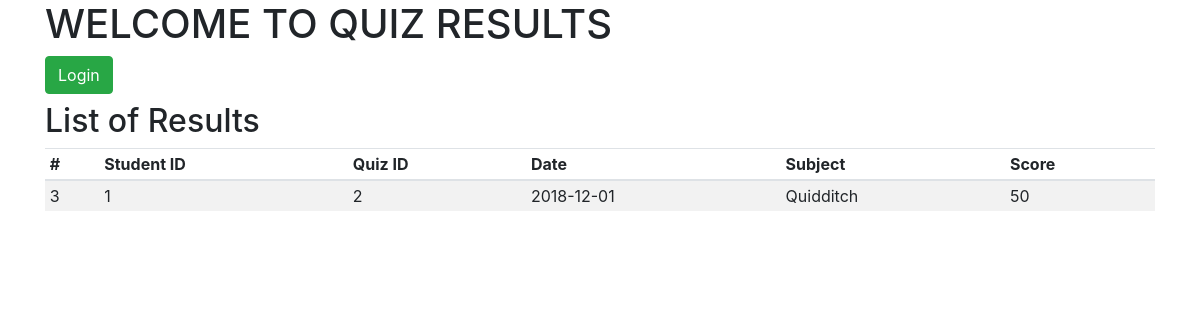
The app's page /quiz/2/results with its own data.
### tables this page shows
CREATE TABLE results (
    id            INTEGER  PRIMARY KEY AUTOINCREMENT,
    student_id       INTEGER  REFERENCES students (id),
    quiz_id       INTEGER  REFERENCES quizes (id),
    score         INT (3)     NOT NULL,
    UNIQUE (
        student_id,
        quiz_id
    )
);

CREATE TABLE quizzes (
    id              INTEGER      PRIMARY KEY AUTOINCREMENT,
    subject         VARCHAR (50),
    no_of_questions INTEGER,
    date            DATE
);

### app.py (the view)
@app.route('/quiz/<id>/results')
def quiz_results(id):
    current_user_id = 0
    quiz_id = id
    error = None
    if 'user_id' in session: # Not for logged in users
        return redirect(url_for('dashboard'))
    results = list()
    con = openDbCon()
    cursor = con.cursor()
    cursor.execute('SELECT results.id, results.student_id, results.score, results.quiz_id, quizzes.subject, quizzes.date FROM results JOIN students ON results.student_id = students.id JOIN quizzes ON quizzes.id = results.quiz_id  WHERE results.quiz_id = ?', (quiz_id, ))
    for result in cursor:
        results.append({
            "id" : result[0],
            "student_id" : result[1],
            "score" : result[2],
            "quiz_id" : result[3],
            "subject" : result[4],
            "date" : result[5],
        })
    cursor.close()
    return render_template('quiz_results.html', error = error, results = results)

### app.py (called while the page is built)
def openDbCon():
    DATABASE = 'hw13.db'
    conn = sqlite3.connect(DATABASE)
    return conn

### templates/quiz_results.html
{% include 'header.html' %}
<div class="row">
    <div class="col-md-12">
        <div class="btn-group" role="group" aria-label="Button group">
            <a role="button" class="btn btn-success mb-2" href="/login">Login</a>
        </div>
    </div>
</div>
<div class="row">
    <div class="col-md-12">
        {% if results %}
        <h2>List of Results</h2>
        <div class="table-responsive">
            <table class="table table-sm thead-light table-striped">
                <thead>
                    <tr>
                        <th scope="col">#</th>
                        <th scope="col">Student ID</th>
                        <th scope="col">Quiz ID</th>
                        <th scope="col">Date</th>
                        <th scope="col">Subject</th>
                        <th scope="col">Score</th>
                    </tr>
                </thead>
                <tbody>
                    {% for result in results %}
                    <tr>
                        <td scope="col">{{ result.id }}</td>
                        <td scope="col">{{ result.student_id }}</td>
                        <td scope="col">{{ result.quiz_id }}</td>
                        <td scope="col">{{ result.date }}</td>
                        <td scope="col">{{ result.subject }}</td>
                        <td scope="col">{{ result.score }}</td>
                    </tr>
                    {% endfor %}
                </tbody>
            </table>
        </div>
        {% else %}
            <h2>No results</h2>
        {% endif %}
    </div>
</div>
{% include 'footer.html' %}

### records on screen
results: id "3", student_id "1", quiz_id "2", date "2018-12-01", subject "Quidditch", score "50"
